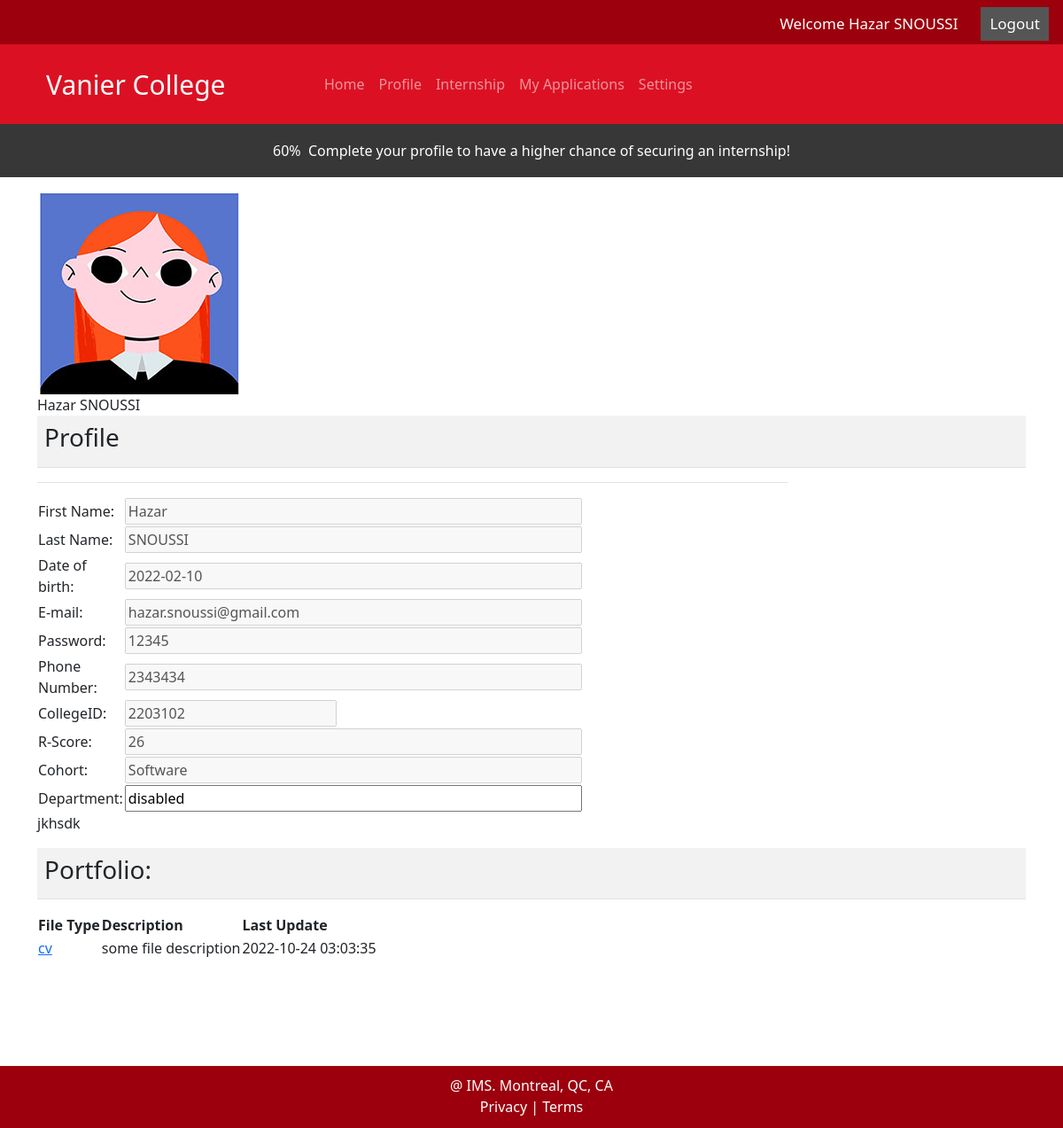
The page /Deliverable2/Front-End/Internship_Management_Tool/profile.php (signed in) on the database its author committed.
### tables this page shows
CREATE TABLE `student` (
  `studentID` varchar(10) NOT NULL,
  `firstName` varchar(50) NOT NULL,
  `lastName` varchar(50) NOT NULL,
  `dateOfBirth` date NOT NULL,
  `email` varchar(50) NOT NULL,
  `password` varchar(50) NOT NULL,
  `RScore` float NOT NULL,
  `phoneNumber` varchar(20) NOT NULL,
  `phoneExtension` int(5) DEFAULT NULL,
  `createDate` timestamp NOT NULL DEFAULT CURRENT_TIMESTAMP,
  `lastUpdate` timestamp NOT NULL DEFAULT CURRENT_TIMESTAMP,
  `cohortID` int(11) NOT NULL,
  `isActive` int(1) NOT NULL DEFAULT '1',
  `depID` int(11) NOT NULL
);

CREATE TABLE `filesuser` (
  `fileId` int(11) NOT NULL,
  `userID` varchar(10) NOT NULL,
  `type` varchar(50) NOT NULL,
  `status` int(11) NOT NULL,
  `description` text,
  `lastUpdate` timestamp NOT NULL DEFAULT CURRENT_TIMESTAMP,
  `extension` varchar(5) NOT NULL,
  `fileName` varchar(255) NOT NULL
);

### Deliverable2/Front-End/Internship_Management_Tool/connection.php (called while the page is built, shortened)
<?php
if (isset($_SESSION['uid'])){$uid = $_SESSION['uid'];}
if (isset($_SESSION['fullName'])){$fullName = $_SESSION['fullName'];}?>

### Deliverable2/Front-End/Internship_Management_Tool/profile.php (the view, shortened to what this page needs)
<?php error_reporting(0);include_once 'connection.php';?>
<!DOCTYPE html>
<html lang="en">
  <head>
    <link
      href="https://cdn.jsdelivr.net/npm/bootstrap@5.1.3/dist/css/bootstrap.min.css"
      rel="stylesheet"
    />
    <link rel="stylesheet" href="Style/styleStudent.css" />
  </head>
  <body>
    <main>
      <div class="upNav">
        <div class="login-container">
          <form action="">
            <button type="button"onclick="location.href='logOut.php';">Logout</button>
            <span
              >Welcome
              <label id="student_username" name="student_username"><?php echo $fullName?></label
              ></span
            >
          </form>
        </div>
      </div>
      <nav
        class="navbar navbar-expand-sm navbar-dark"style="background-color: #db1123; height: 90px">
        <div class="container-fluid">
          <a class="navbar-brand" href="#"><span
              style="padding-left: 40px; padding-right: 50px; font-size: 30px"
              >Vanier College</span
            ></a>
          <div class="collapse navbar-collapse" id="collapsibleNavbar">
            <ul class="navbar-nav">
              <li>&nbsp;&nbsp;&nbsp;&nbsp;&nbsp;&nbsp;&nbsp;&nbsp;&nbsp;</li>
              <li class="nav-item">
                <a class="nav-link" href="home.php">Home</a>
              </li>
              <li class="nav-item">
                <a class="nav-link" href="profile.php">Profile</a>
              </li>
              <li class="nav-item">
                <a class="nav-link" href="internships.php">Internship</a>
              </li>
              <li class="nav-item">
                <a class="nav-link" href="myApplications.php">My Applications</a>
              </li>
              <li class="nav-item">
                <a class="nav-link" href="updateProfile.php">Settings</a>
              </li>
            </ul>
          </div>
        </div>
      </nav>
      <div class="underNav">
        <p style="padding: 18px">
          <label id="percent" name="percent">60%</label>&nbsp; Complete your
          profile to have a higher chance of securing an internship!
        </p>
      </div>
      <div class="container mt-3">
        <table class="table table-striped">
          <tbody>
            <tr>
              <td><h3>Profile<h3></td>
              <td></td>
              <td></td>
            </tr>
            <tr>
              <td></td>
              <?php
$sqlImg = "SELECT * FROM filesuser WHERE userid = '$uid' AND type = 'image' ";
$resultImg = mysqli_query($connection,$sqlImg);
$rowImg = mysqli_fetch_assoc($resultImg);
echo "<div>";
$fileImg = str_replace("'","","uploads/images/profileImg'.$uid'");
$fileImg =str_replace(".","",$fileImg);
$fileImg = $fileImg.'.jpg';
if ($rowImg['status']==1){echo "<img src='$fileImg'>";}
else{ echo "<img src ='uploads/images/profiledefault.jpg'>";}
echo "<br>".$fullName;
$sqli  = "SELECT * FROM student WHERE studentID = $uid ";
$queryi = mysqli_query($connection,$sqli);
$row = mysqli_fetch_assoc($queryi);
?>
		<form name = "f" action= "#" method="POST">
				<table  style="border:1; width:50%;height:90%;">
					<tr>
						<td><label >First Name:</label></td>
						<td><input type="text" size="50" name="firstName" value= <?php echo $row['firstName']; ?> disabled></td>
					</tr>
					<tr>
						<td><label >Last Name:</label></td>
						<td><input type="text" size="50" name="lastName" value= <?php echo $row['lastName']; ?> disabled ></td>
					</tr>
					<tr>
						<td><label >Date of birth:</label></td>
						<td><input type="text" size="50" name="dob" value= <?php echo $row['dateOfBirth']; ?> disabled ></td>
					</tr>
					<tr>
						<td><label>E-mail:</label></td>
						<td><input type="email" size="50" name="email" value= <?php echo $row['email']; ?> disabled></td>
					</tr>
					<tr>
						<td><label>Password:</label></td>
						<td><input type="text" size="50" name="password" value= <?php echo $row['password'];?> disabled></td>
					</tr>
					<tr>
						<td><label>Phone Number:</label></td>
						<td><input type="tel" size="50" name="phone" value= <?php echo $row['phoneNumber']; ?> disabled></td>
					</tr>
					<tr>
						<td><label>CollegeID:</label></td>
						<td><input type="number" size="50" name="stdID" value= <?php echo $row['studentID'];?> disabled></td>
					</tr>
					<tr>
						<td><label>R-Score:</label></td>
						<td><input type="text" size="50" name="rscore" value= <?php echo $row['RScore']; ?> disabled ></td>
					</tr>
					<tr>
						<td><label>Cohort:</label></td>
						<td>
							<?php
								$sql1 = "SELECT programTitle FROM cohort INNER JOIN student ON student.cohortID = cohort.cohortID ;";
								$query1 = mysqli_query($connection,$sql1);
									$row1=mysqli_fetch_assoc($query1); ?>
							<input type="text" size="50"name="programTitle" value= <?php echo $row1['programTitle']; ?> disabled>
						</td>
					</tr>
					<tr>
						<td><label>Department:</label></td>
						<td><input type="text" size="50"name="deptId" value= <?php echo $row['department']; ?> disabled></td>
					</tr>
				</table>
			</form>
            </tr>
            <tr>
              <td>jkhsdk</td>
            </tr>
          </tbody>
        </table>
      </div>
      <div class="container mt-3">
        <table class="table table-striped">
          <tbody>
            <tr>
              <td><h3>Portfolio:</h3></td>
                <table>
                  <tr>
                  <th>File Type</th>
                  <th>Description</th>
                  <th>Last Update</th>
                  </tr>
                <?php
                $sql = "SELECT * FROM filesuser WHERE userID =$uid AND type != 'image'";
                $result = mysqli_query($connection,$sql);
                while ($row = mysqli_fetch_assoc($result)){
                  ?>
                  <tr>
                  <td><a href="uploads/documents/<?php echo $uid.$row['type'].".".$row['extension']?>" target="_blank" "="" ><?php echo $row['type']?></a></td>
                  <td><?php echo $row['description']; ?></td>
                  <td><?php echo $row ['lastUpdate'] ?></td>
                  </tr>
                <?php }?>
                </table>
            </tr>
      </div>
      <br><br><br><br><br>
      <footer class="foot">
        <p style="padding: 10px">
          @ IMS. Montreal, QC, CA <br />
          Privacy | Terms
        </p>
      </footer>
    </main>
  </body>
</html>

### Deliverable2/Front-End/Internship_Management_Tool/Style/styleStudent.css (style rules this page uses)
.upNav { background-color: #9C000D; margin: 0 auto; height: 50px; width: 100%; text-align: right; color: white; }
.upNav .login-container span { float: right; padding: 6px 10px; margin-top: 8px; margin-right: 16px; color: white; font-size: 17px; }
.upNav .login-container button { float: right; padding: 6px 10px; margin-top: 8px; margin-right: 16px; background-color: #555; color: white; font-size: 17px; border: none; cursor: pointer; }
.underNav { background-color: rgb(56, 55, 55); margin: 0 auto; height: 60px; width: 100%; text-align: center; color: white; }
.foot { background-color: #9C000D; margin: 0 auto; height: 70px; width: 100%; text-align: center; color: white; }

### rows shown on the page
student: firstName "Hazar", lastName "SNOUSSI", dob "2022-02-10", email "hazar.snoussi@gmail.com", password "12345", phone "2343434", stdID "2203102", rscore "26"
filesuser: type "cv", description "some file description", lastUpdate "2022-10-24 03:03:35"

### other values the page prints
$fullName "Hazar SNOUSSI"
